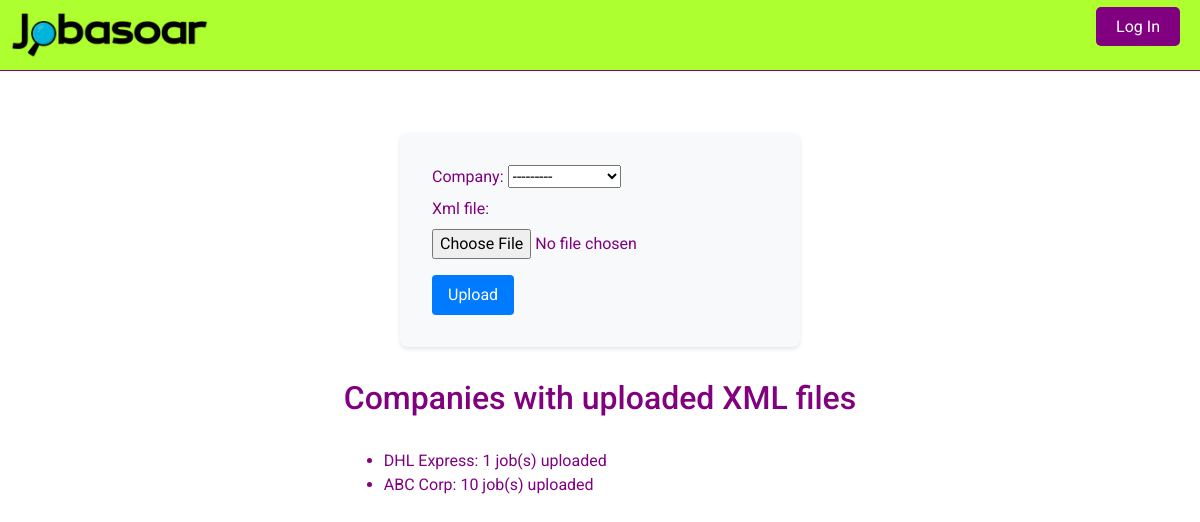
Page /upload_xml/ on the committed database.
### core/models.py (models this page shows)
class Company(models.Model):
    name = models.CharField(max_length=255)
    created_at = models.DateTimeField(auto_now_add=True)
    xml_file = models.FileField(upload_to='xmls/', null=True, blank=True)
    def __str__(self):
        return self.name

### core/views.py (the view)
# urls.py: path('upload_xml/', views.upload_xml, name='upload_xml'),
def upload_xml(request):
    if request.method == 'POST':
        form = XMLUploadForm(request.POST, request.FILES)
        if form.is_valid():
            company = form.cleaned_data.get('company')
            parse_xml(request.FILES['xml_file'], company)
            return redirect('job_list')
    else:
        form = XMLUploadForm()
    companies_with_jobs = Company.objects.annotate(job_count=models.Count('job'))
    return render(request, 'core/upload_xml.html', {'form': form, 'companies_with_jobs': companies_with_jobs})

### core/forms.py
class XMLUploadForm(forms.Form):
    xml_file = forms.FileField()
    company = forms.ModelChoiceField(queryset=Company.objects.all())

### core/templates/core/upload_xml.html (shortened to what this page needs)
{% extends 'base.html' %}
{% block content %}
<div class="container">
    <div class="form-container">
        <form method="post" enctype="multipart/form-data">
            <div>
                {{ form.company.label_tag }} {{ form.company }}
            </div>
            <div>
                {{ form.xml_file.label_tag }} {{ form.xml_file }}
            </div>
            <button type="submit">Upload</button>
        </form>
    </div>
    {% if companies_with_jobs %}
        <div class="companies-list">
            <h2>Companies with uploaded XML files</h2>
            <ul>
                {% for company in companies_with_jobs %}
                    {% if company.job_count > 0 %}
                        <li>{{ company.name }}: {{ company.job_count }} job(s) uploaded</li>
                    {% endif %}
                {% endfor %}
            </ul>
        </div>
    {% endif %}
</div>
{% endblock %}

### core/templates/base.html (style rules this page uses)
body, html { background-color: white; color: purple; font-family: 'Roboto', sans-serif; }

### core/templates/core/upload_xml.html (style rules this page uses)
.container { display: flex; flex-direction: column; align-items: center; margin-top: 2em; }
.form-container { background-color: #f8f9fa; padding: 2em; border-radius: 8px; box-shadow: 0 2px 4px rgba(0, 0, 0, 0.1); max-width: 400px; width: 100%; }
.form-container form { display: flex; flex-direction: column; align-items: flex-start; }
.form-container button { padding: 0.5em 1em; margin-top: 1em; border: none; border-radius: 4px; background-color: #007bff; color: #fff; cursor: pointer; }
.companies-list { margin-top: 2em; }
.companies-list h2 { margin-bottom: 1em; }

### rows in the picture
Company: name "DHL Express", job_count "1"
Company: name "ABC Corp", job_count "10"
